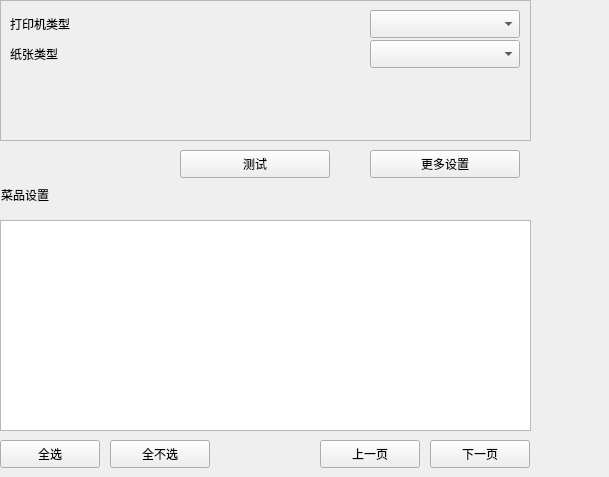
            <widget class="QWidget" name="page_2">
             <widget class="QLabel" name="label_6">
              <property name="geometry">
               <rect>
                <x>1</x>
                <y>180</y>
                <width>351</width>
                <height>30</height>
               </rect>
              </property>
              <property name="styleSheet">
               <string notr="true"/>
              </property>
              <property name="text">
               <string>菜品设置</string>
              </property>
             </widget>
             <widget class="lds_tableView" name="tableView_dish_subtype">
              <property name="geometry">
               <rect>
                <x>0</x>
                <y>220</y>
                <width>531</width>
                <height>211</height>
               </rect>
              </property>
             </widget>
             <widget class="w_bt_dish_kitchenprinter_printerset_port" name="frame_label_path_select">
              <property name="geometry">
               <rect>
                <x>0</x>
                <y>0</y>
                <width>531</width>
                <height>141</height>
               </rect>
              </property>
              <property name="frameShape">
               <enum>QFrame::StyledPanel</enum>
              </property>
              <property name="frameShadow">
               <enum>QFrame::Raised</enum>
              </property>
              <property name="outer_stylesheet" stdset="0">
               <string>frame_detail_show</string>
              </property>
              <widget class="QComboBox" name="comboBox_label_paperwidth">
               <property name="geometry">
                <rect>
                 <x>370</x>
                 <y>40</y>
                 <width>150</width>
                 <height>28</height>
                </rect>
               </property>
              </widget>
              <widget class="QLabel" name="label_4">
               <property name="geometry">
                <rect>
                 <x>10</x>
                 <y>40</y>
                 <width>121</width>
                 <height>28</height>
                </rect>
               </property>
               <property name="text">
                <string>纸张类型</string>
               </property>
              </widget>
              <widget class="QComboBox" name="comboBox_label_print_type">
               <property name="geometry">
                <rect>
                 <x>370</x>
                 <y>10</y>
                 <width>150</width>
                 <height>28</height>
                </rect>
               </property>
              </widget>
              <widget class="QLabel" name="label_5">
               <property name="geometry">
                <rect>
                 <x>10</x>
                 <y>10</y>
                 <width>121</width>
                 <height>28</height>
                </rect>
               </property>
               <property name="text">
                <string>打印机类型</string>
               </property>
              </widget>
             </widget>
             <widget class="QPushButton" name="pushButton_label_test">
              <property name="geometry">
               <rect>
                <x>180</x>
                <y>150</y>
                <width>150</width>
                <height>28</height>
               </rect>
              </property>
              <property name="text">
               <string>测试</string>
              </property>
             </widget>
             <widget class="QLabel" name="label_div_6">
              <property name="geometry">
               <rect>
                <x>0</x>
                <y>210</y>
                <width>600</width>
                <height>2</height>
               </rect>
              </property>
              <property name="text">
               <string/>
              </property>
              <property name="outer_stylesheet" stdset="0">
               <string>line_div_h</string>
              </property>
             </widget>
             <widget class="QPushButton" name="pushButton_label_dish_subtype_checkall">
              <property name="geometry">
               <rect>
                <x>0</x>
                <y>440</y>
                <width>100</width>
                <height>28</height>
               </rect>
              </property>
              <property name="text">
               <string>全选</string>
              </property>
             </widget>
             <widget class="QPushButton" name="pushButton_label_print">
              <property name="geometry">
               <rect>
                <x>370</x>
                <y>150</y>
                <width>150</width>
                <height>28</height>
               </rect>
              </property>
              <property name="text">
               <string>更多设置</string>
              </property>
             </widget>
             <widget class="QPushButton" name="pushButton_label_dish_subtype_down">
              <property name="geometry">
               <rect>
                <x>430</x>
                <y>440</y>
                <width>100</width>
                <height>28</height>
               </rect>
              </property>
              <property name="text">
               <string>下一页</string>
              </property>
             </widget>
             <widget class="QPushButton" name="pushButton_label_dish_subtype_up">
              <property name="geometry">
               <rect>
                <x>320</x>
                <y>440</y>
                <width>100</width>
                <height>28</height>
               </rect>
              </property>
              <property name="text">
               <string>上一页</string>
              </property>
             </widget>
             <widget class="QPushButton" name="pushButton_label_dish_subtype_checkun">
              <property name="geometry">
               <rect>
                <x>110</x>
                <y>440</y>
                <width>100</width>
                <height>28</height>
               </rect>
              </property>
              <property name="text">
               <string>全不选</string>
              </property>
             </widget>
            </widget>
